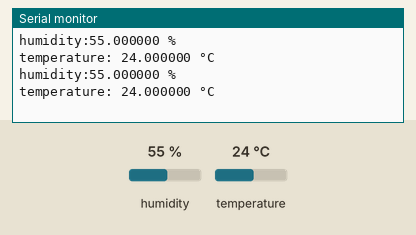
Simulated run of this sketch. Board: ESP32. Parts: the last lines printed to the serial monitor. Inputs (shaded band) come from the test bench; at power-on: humidity 55 %, temperature 24 °C.

Above: at 2.8 s.
2.9 s: humidity set to 22 %
At 4.9 s:
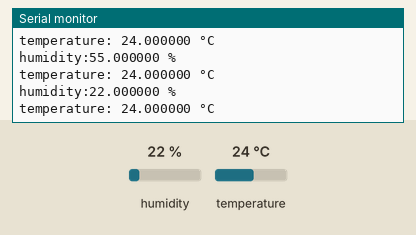
5.6 s: temperature set to 12 °C
At 7.3 s:
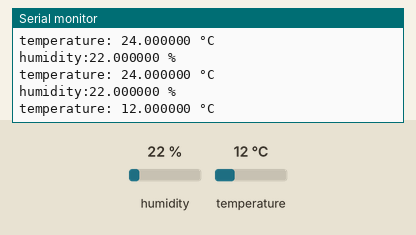
8.3 s: humidity set to 40 %
At 10.8 s:
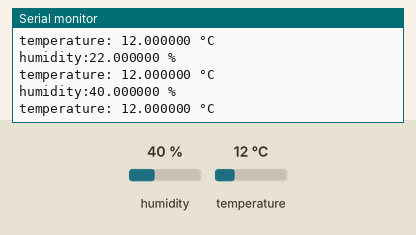
Timing chart, 0 to 12.3 s (numbered marks = the images above; inputs shaded):
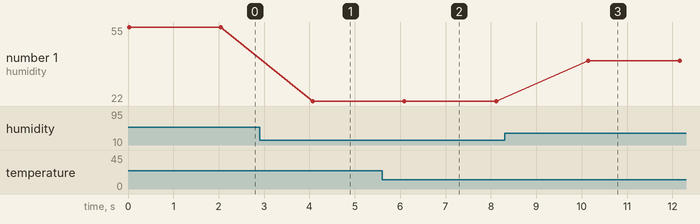

Measured:
- after the input at 2.9 s, the serial monitor: prints a new line after 1.2 s (image 1)
- after the input at 5.6 s, the serial monitor: prints a new line after 0.49 s (image 2)
- after the input at 8.3 s, the serial monitor: prints a new line after 1.8 s (image 3)
- plotted number 1: 55 → 22 after the input at 2.9 s, 22 → 40 after the input at 8.3 s

The sketch:

DHT.ino
```cpp
#include<DHT.h>
#include<stdio.h>

#define dhtpin 2
#define dhttype DHT11


float hum=0,temp=0;

DHT dht(dhtpin,dhttype);

void setup() {
  // put your setup code here, to run once:
  Serial.begin(9600);
  //initialising the dht
  dht.begin();

}

void loop() {
  // put your main code here, to run repeatedly:
  hum=dht.readHumidity();
  temp=dht.readTemperature();

  Serial.printf("humidity:%f %%\n",hum);
  Serial.printf("temperature: %f °C\n",temp);

  // Serial.print(F("Humidity: "));
  // Serial.print(hum);
  // Serial.println(" ");
  //  Serial.print(F("%  Temperature: "));Serial.print(temp);
  // Serial.print(temp);
  // Serial.print(F("°C "));


  delay(2000);
}
```
